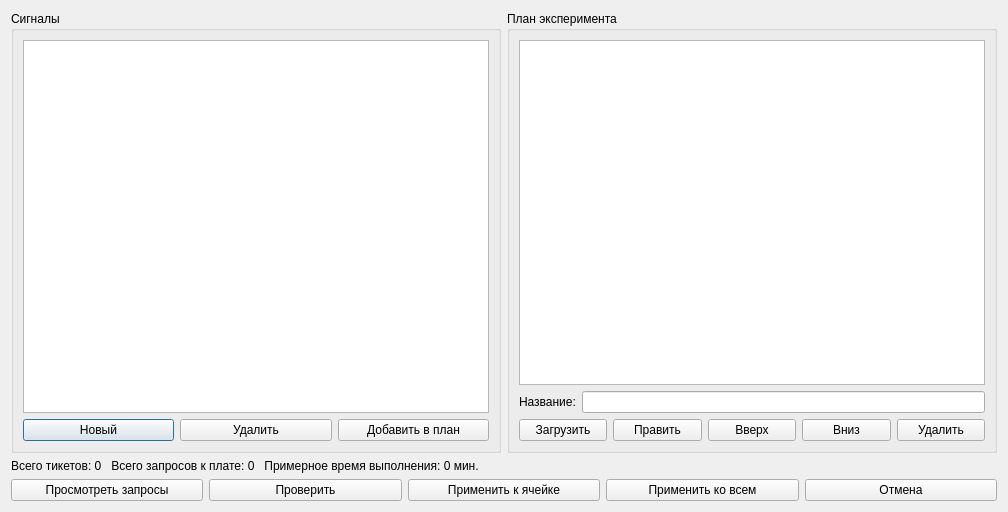
<?xml version="1.0" encoding="UTF-8"?>
<ui version="4.0">
 <class>Dialog</class>
 <widget class="QDialog" name="Dialog">
  <property name="geometry">
   <rect>
    <x>0</x>
    <y>0</y>
    <width>1008</width>
    <height>512</height>
   </rect>
  </property>
  <property name="windowTitle">
   <string>План эксперимента</string>
  </property>
  <layout class="QVBoxLayout" name="verticalLayout_6">
   <item>
    <layout class="QVBoxLayout" name="verticalLayout">
     <item>
      <layout class="QHBoxLayout" name="horizontalLayout_3">
       <item>
        <widget class="QGroupBox" name="groupBox">
         <property name="title">
          <string>Сигналы</string>
         </property>
         <layout class="QVBoxLayout" name="verticalLayout_4">
          <item>
           <layout class="QVBoxLayout" name="verticalLayout_2">
            <item>
             <widget class="QListView" name="exp_list"/>
            </item>
            <item>
             <layout class="QHBoxLayout" name="horizontalLayout_4">
              <item>
               <widget class="QPushButton" name="button_new_signal">
                <property name="text">
                 <string>Новый</string>
                </property>
               </widget>
              </item>
              <item>
               <widget class="QPushButton" name="button_delete">
                <property name="text">
                 <string>Удалить</string>
                </property>
               </widget>
              </item>
              <item>
               <widget class="QPushButton" name="button_add_exp">
                <property name="text">
                 <string>Добавить в план</string>
                </property>
               </widget>
              </item>
             </layout>
            </item>
           </layout>
          </item>
         </layout>
        </widget>
       </item>
       <item>
        <widget class="QGroupBox" name="groupBox_2">
         <property name="title">
          <string>План эксперимента</string>
         </property>
         <layout class="QVBoxLayout" name="verticalLayout_5">
          <item>
           <layout class="QVBoxLayout" name="verticalLayout_3">
            <item>
             <widget class="QListView" name="plan_list"/>
            </item>
            <item>
             <layout class="QHBoxLayout" name="horizontalLayout">
              <item>
               <widget class="QLabel" name="label">
                <property name="text">
                 <string>Название:</string>
                </property>
               </widget>
              </item>
              <item>
               <widget class="QLineEdit" name="exp_name"/>
              </item>
             </layout>
            </item>
            <item>
             <layout class="QHBoxLayout" name="horizontalLayout_5">
              <item>
               <widget class="QPushButton" name="button_load_exp">
                <property name="text">
                 <string>Загрузить</string>
                </property>
               </widget>
              </item>
              <item>
               <widget class="QPushButton" name="button_edit_ticket">
                <property name="text">
                 <string>Править</string>
                </property>
               </widget>
              </item>
              <item>
               <widget class="QPushButton" name="button_up_plan">
                <property name="text">
                 <string>Вверх</string>
                </property>
               </widget>
              </item>
              <item>
               <widget class="QPushButton" name="button_down_plan">
                <property name="text">
                 <string>Вниз</string>
                </property>
               </widget>
              </item>
              <item>
               <widget class="QPushButton" name="button_delete_plan">
                <property name="text">
                 <string>Удалить</string>
                </property>
               </widget>
              </item>
             </layout>
            </item>
           </layout>
          </item>
         </layout>
        </widget>
       </item>
      </layout>
     </item>
     <item>
      <widget class="QLabel" name="label_count_tasks">
       <property name="text">
        <string>Всего тикетов: 0   Всего запросов к плате: 0   Примерное время выполнения: 0 мин.</string>
       </property>
      </widget>
     </item>
     <item>
      <layout class="QHBoxLayout" name="horizontalLayout_2">
       <item>
        <widget class="QPushButton" name="button_view_requets">
         <property name="text">
          <string>Просмотреть запросы</string>
         </property>
        </widget>
       </item>
       <item>
        <widget class="QPushButton" name="button_check_exp">
         <property name="text">
          <string>Проверить</string>
         </property>
        </widget>
       </item>
       <item>
        <widget class="QPushButton" name="button_apply_exp">
         <property name="text">
          <string>Применить к ячейке</string>
         </property>
        </widget>
       </item>
       <item>
        <widget class="QPushButton" name="button_apply_all">
         <property name="text">
          <string>Применить ко всем</string>
         </property>
        </widget>
       </item>
       <item>
        <widget class="QPushButton" name="button_cancel_exp">
         <property name="text">
          <string>Отмена</string>
         </property>
        </widget>
       </item>
      </layout>
     </item>
    </layout>
   </item>
  </layout>
 </widget>
 <resources/>
 <connections/>
</ui>
